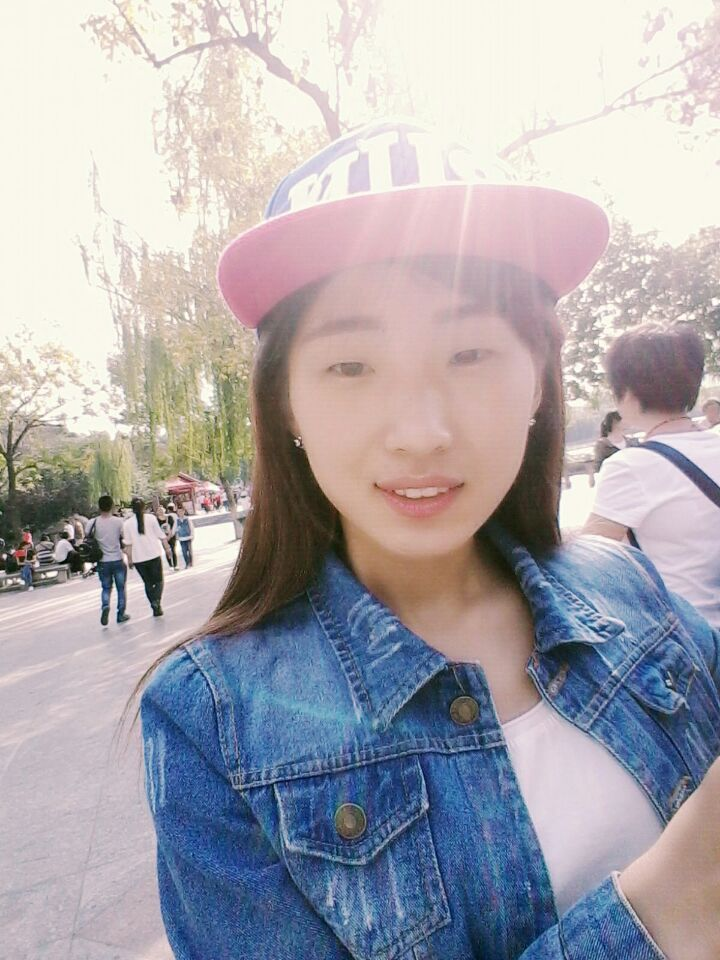
#> input picture img/2016-10-05 141620.jpg, 720 x 960 px; its folder holds only this picture in this run
$ python SplicingPic.py   (older library calls are emulated)
#> lines starting #> are read from the running program, lines starting #| are printed output that depends on the picture
from PIL import Image
import os
import math
import random
import shutil

# 所有需处理图片及生成图片的根目录
dir = os.path.dirname(os.path.realpath(__file__))
# 要处理的图片所在的目录
# sourDir = os.path.join(dir, '', '田梦雨')
sourDir = os.path.join(dir, '', 'img')
# 重设大小后的图片保存的目录
transferDir = os.path.join(dir, '', 'allsavereset')
# 最终拼接的图片保存的目录
resultDir = os.path.join(dir, '', 'pic')
# 统一图片的高度
HEIGHT_PER_PIC = 100
# 统一图片的宽度
WIDTH_PER_PIC = 100

def makedir(mydir):
    if not os.path.exists(mydir):
        os.makedirs(mydir)

# 获取指定路径下的所有图片
def getImagesName(dir):
#> called with dir = 'img'
    allPicPath = []  # 所有图片
    for root, dirs, files in os.walk(dir):
        for file in files:
            # 可自行添加图片的类型判断
            if file.endswith('.jpeg') or file.endswith('.png') or file.endswith('.jpg'):
                allPicPath.append(dir + '/' + file)
    return allPicPath


# 将图片转化为指定大小
def transferSize(allPicPath):
    # 判断是否是空文件夹，如果不是空文件夹就清空文件夹内的文件
    if len(transferDir):
        shutil.rmtree(transferDir)
        os.mkdir(transferDir)
    for i in range(len(allPicPath)):
        # 打开图片
        im = Image.open(allPicPath[i])
#> im is the input picture: PIL image 720x960 RGB; mean R, G, B 170.8, 167.7, 173.5
        # 重新设置图片的大小
        out = im.resize((HEIGHT_PER_PIC, WIDTH_PER_PIC), Image.ANTIALIAS)
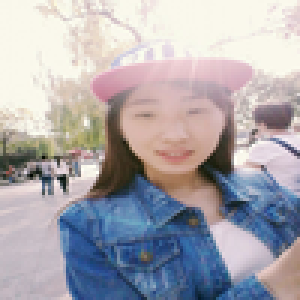
#> out: PIL image 100x100 RGB (shown 3 times larger); mean R, G, B 170.8, 167.7, 173.5
        # 将图片保存到固定的位置
        out.save(transferDir + '/' + str(i) + '.jpeg')


def main(dir):
    makedir(dir)
    makedir(sourDir)
    makedir(transferDir)
    makedir(resultDir)
    # 根据目录获取所有图片的路径
    # print(sourDir)

    # print(getImagesName(sourDir))
    allPicPath = getImagesName(sourDir)

    # 将所有图片转化成统一的大小（长宽均设定为100）
    transferSize(allPicPath)

    # 获取所有转换大小后的图片的路径
    allTransPicPath = getImagesName(transferDir)

    # 打印路径，检查是否正确
    print(allTransPicPath)

    # 得到用于拼图的图片的数量
    numOfPic = len(allTransPicPath)
    print(numOfPic)

    # 因为设计拼接后的图形为正方形，因而对图片数量开算数平方根后向下取整，得到拼接后的正方形每行需要的小图片的数量
    perPicNum = math.floor(math.sqrt(numOfPic))

    # 生成一个固定的大小的image，类似于画布的感觉，用于将所有的图片贴上去，再生成新的图片
    toImage = Image.new('RGBA', (perPicNum * HEIGHT_PER_PIC, perPicNum * WIDTH_PER_PIC))
#> toImage: PIL image 100x100 RGBA; every value is 0

    # 随机打乱转化大小后的图片的顺序，防止图片多余的情况下每次在后头的图片都无法用于拼接，也可使每次拼接出的图顺序不一样
    random.shuffle(allTransPicPath)
    # pdb.set_trace()
    # 遍历用于拼接的图片，将每张图片拼接到指定位置
    for i in range(numOfPic):
        # 获取用于拼接的图片的image
        fromImage = Image.open(allTransPicPath[i])
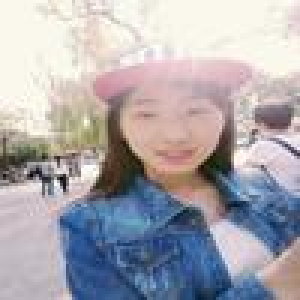
#> fromImage: PIL image 100x100 RGB (shown 3 times larger); mean R, G, B 170.7, 167.8, 173.5
        # 计算每个图片的位置，保证顺利拼接
        loc = ((int(i / perPicNum) * HEIGHT_PER_PIC), (i % perPicNum) * WIDTH_PER_PIC)
        # 打印每个图片所在的位置，可以看出分布
        print(loc)
        # 在上述生成的画布image上粘贴图片到指定位置
        toImage.paste(fromImage, loc)
    # 在画布上粘贴所有图片后将画布保存到指定位置
    toImage.save(resultDir + '/顺序拼接照片.png')


if __name__ == '__main__':
    main(dir)

$ run again, on img/2017-03-15 003704.jpg
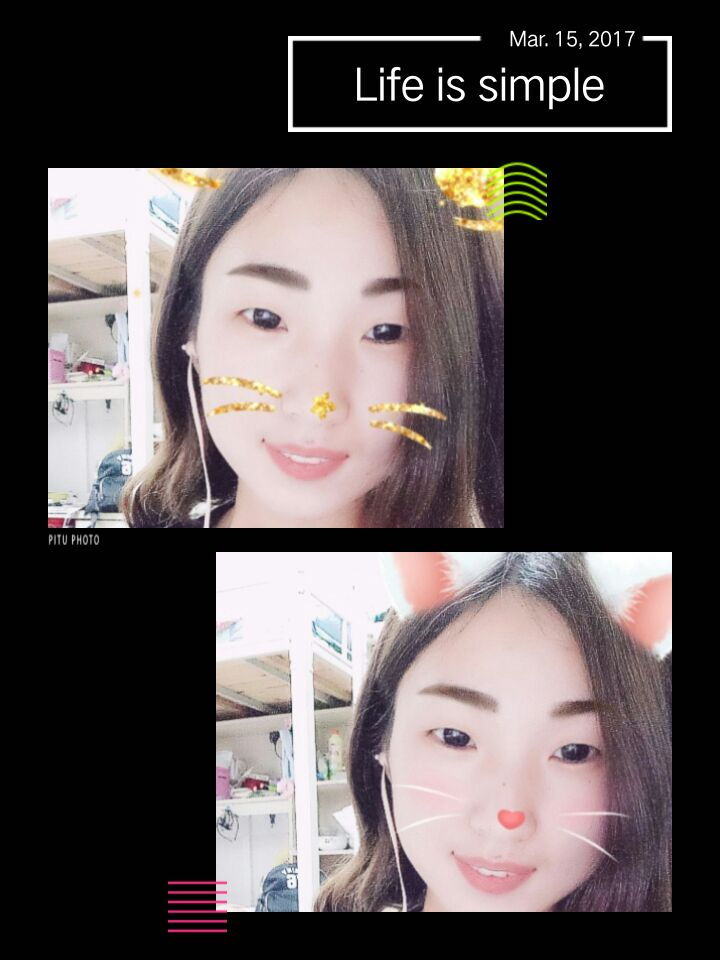
#> input picture img/2017-03-15 003704.jpg, 720 x 960 px
#> in transferSize, im is the input picture: PIL image 720x960 RGB; mean R, G, B 90, 82.2, 82.4
#> in transferSize, `out = im.resize((HEIGHT_PER_PIC, WIDTH_PER_PIC), Image.ANTIALIAS)`:
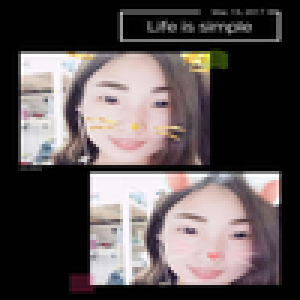
#> out: PIL image 100x100 RGB (shown 3 times larger); mean R, G, B 90.5, 82.6, 82.8
#> in main, `fromImage = Image.open(allTransPicPath[i])`:
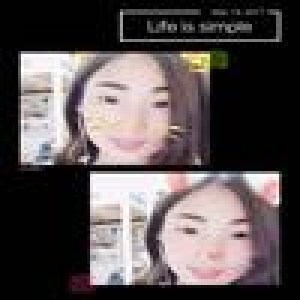
#> fromImage: PIL image 100x100 RGB (shown 3 times larger); mean R, G, B 90.7, 82.8, 83.2

$ run again, on img/2017-03-15 065849.jpg
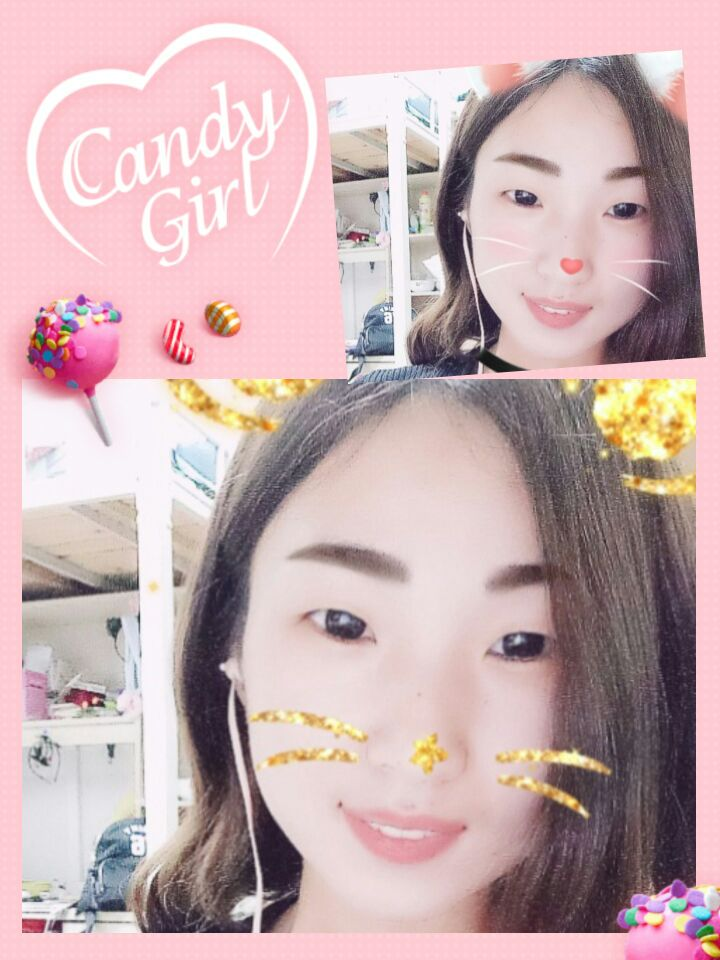
#> input picture img/2017-03-15 065849.jpg, 720 x 960 px
#> in transferSize, im is the input picture: PIL image 720x960 RGB; mean R, G, B 200.7, 174.1, 176.3
#> in transferSize, `out = im.resize((HEIGHT_PER_PIC, WIDTH_PER_PIC), Image.ANTIALIAS)`:
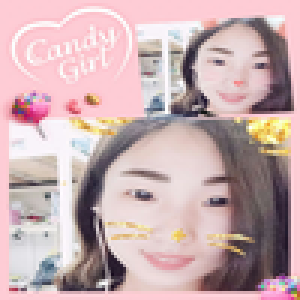
#> out: PIL image 100x100 RGB (shown 3 times larger); mean R, G, B 200.6, 174.1, 176.3
#> in main, `fromImage = Image.open(allTransPicPath[i])`:
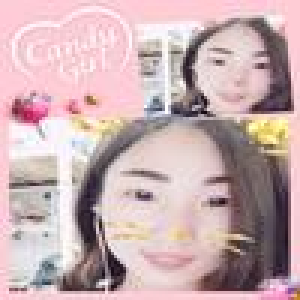
#> fromImage: PIL image 100x100 RGB (shown 3 times larger); mean R, G, B 199.8, 174.2, 176.5

$ run again, on img/2017-03-15 070101.jpg
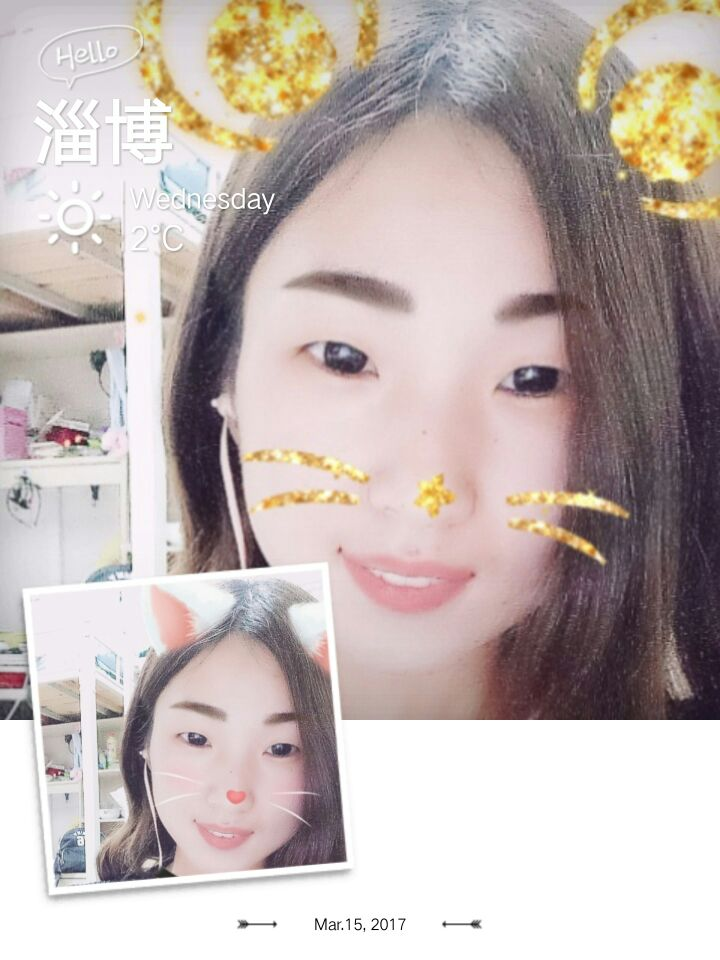
#> input picture img/2017-03-15 070101.jpg, 720 x 960 px
#> in transferSize, im is the input picture: PIL image 720x960 RGB; mean R, G, B 193.3, 181.2, 177.9
#> in transferSize, `out = im.resize((HEIGHT_PER_PIC, WIDTH_PER_PIC), Image.ANTIALIAS)`:
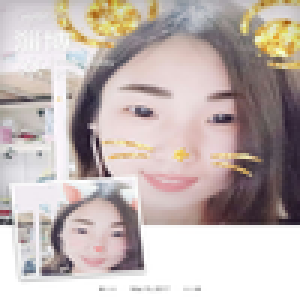
#> out: PIL image 100x100 RGB (shown 3 times larger); mean R, G, B 193.2, 181.2, 177.9
#> in main, `fromImage = Image.open(allTransPicPath[i])`:
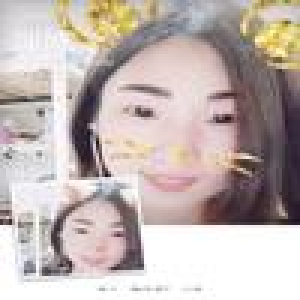
#> fromImage: PIL image 100x100 RGB (shown 3 times larger); mean R, G, B 193, 181, 177.5

$ run again, on img/2017-02-01 163128.jpg
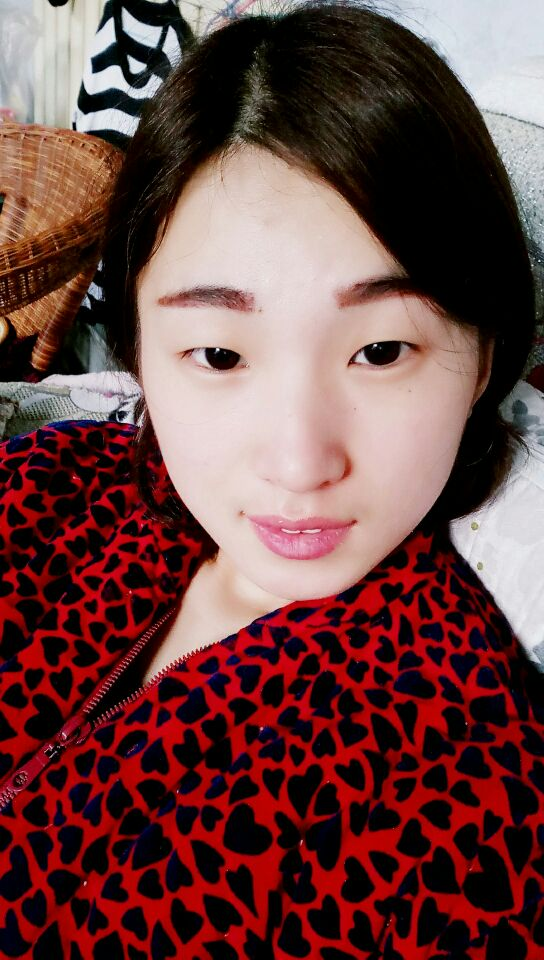
#> input picture img/2017-02-01 163128.jpg, 544 x 960 px
#> in transferSize, im is the input picture: PIL image 544x960 RGB; mean R, G, B 108.6, 67.9, 66.3
#> in transferSize, `out = im.resize((HEIGHT_PER_PIC, WIDTH_PER_PIC), Image.ANTIALIAS)`:
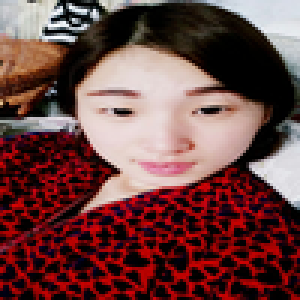
#> out: PIL image 100x100 RGB (shown 3 times larger); mean R, G, B 109.5, 68, 66.4
#> in main, `fromImage = Image.open(allTransPicPath[i])`:
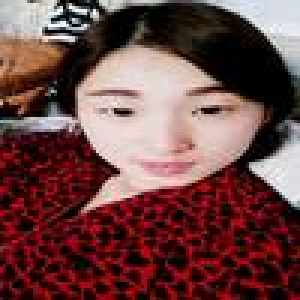
#> fromImage: PIL image 100x100 RGB (shown 3 times larger); mean R, G, B 109.8, 70.4, 69.1
